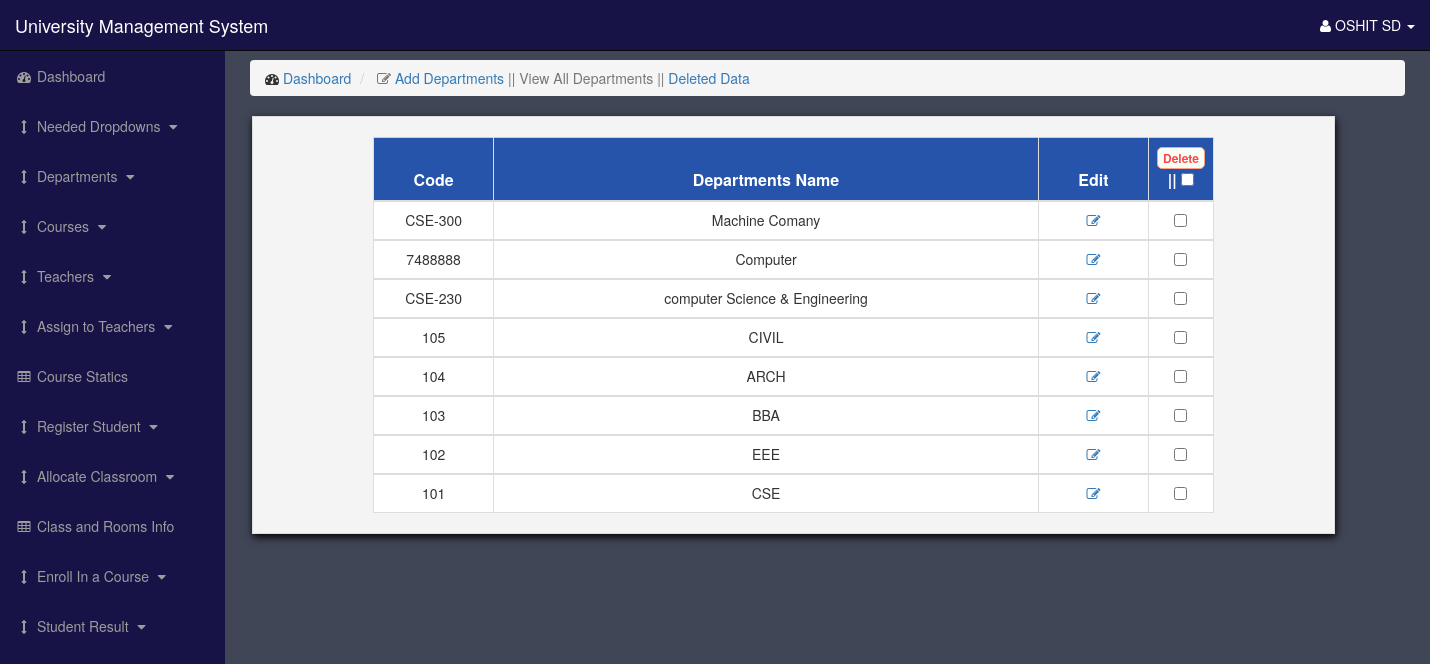
The app's page /admin/Views/Department/showDept.php (signed in) with its own data.
### tables this page shows
CREATE TABLE IF NOT EXISTS `departments` (
`id` int(11) NOT NULL,
  `code` varchar(255) NOT NULL,
  `name` varchar(255) NOT NULL,
  `is_delete` tinyint(4) NOT NULL DEFAULT '0',
  `created_at` datetime NOT NULL,
  `updated_at` datetime NOT NULL,
  `deleted_at` datetime NOT NULL
);

### admin/Src/Department/Department.php (called while the page is built, shortened)
<?php
class Department extends Dbconnect
{
    public function getAllData()
    {
        $db = $this->pdo;
        $query = 'select * from `departments` where is_delete = 0 order by id DESC';
        $stmt = $db->prepare($query);
        $stmt->execute();
        $allData = $stmt->fetchAll();
        return $allData;
    }
}

### admin/Views/Department/showDept.php (the view, shortened to what this page needs)
<!DOCTYPE html>
<html lang="en">
<head>
    <link href="../../css/bootstrap.min.css" rel="stylesheet">
    <link href="../../css/sb-admin.css" rel="stylesheet">
    <link href="../../font-awesome/css/font-awesome.min.css" rel="stylesheet" type="text/css">
</head>
<body>
<div id="wrapper">
    <nav class="navbar navbar-inverse navbar-fixed-top header" role="navigation">
        <div class="navbar-header">
            <a class="navbar-brand" href="../../index.php">University Management System</a>
        </div>
        <ul class="nav navbar-right top-nav">
            <li class="dropdown">
                <a href="#" class="dropdown-toggle" data-toggle="dropdown"><i class="fa fa-user"></i>
                    <?php @session_start(); echo $_SESSION['userid']['name']; ?>
                    <b class="caret"></b></a>
            </li>
        </ul>
        <div class="collapse navbar-collapse navbar-ex1-collapse">
            <ul class="nav navbar-nav side-nav">
                <li>
                    <a href="../../index.php"><i class="fa fa-fw fa-dashboard"></i> Dashboard</a>
                </li>
                <li>
                    <a href="javascript:;" data-toggle="collapse" data-target="#demo00"><i class="fa fa-fw fa-arrows-v"></i> Needed Dropdowns <i class="fa fa-fw fa-caret-down"></i></a>
                </li>
                <li>
                    <a href="javascript:;" data-toggle="collapse" data-target="#demo"><i class="fa fa-fw fa-arrows-v"></i> Departments <i class="fa fa-fw fa-caret-down"></i></a>
                </li>
                <li>
                    <a href="javascript:;" data-toggle="collapse" data-target="#demo1"><i class="fa fa-fw fa-arrows-v"></i> Courses <i class="fa fa-fw fa-caret-down"></i></a>
                </li>
                <li>
                    <a href="javascript:;" data-toggle="collapse" data-target="#demo2"><i class="fa fa-fw fa-arrows-v"></i> Teachers <i class="fa fa-fw fa-caret-down"></i></a>
                </li>
                <li>
                    <a href="javascript:;" data-toggle="collapse" data-target="#demo3"><i class="fa fa-fw fa-arrows-v"></i> Assign to Teachers <i class="fa fa-fw fa-caret-down"></i></a>
                </li>
                <li>
                    <a href="../CourseStatic/ViewCourseStatic.php"><i class="fa fa-fw fa-table"></i> Course Statics </a>
                </li>
                <li>
                    <a href="javascript:;" data-toggle="collapse" data-target="#demo5"><i class="fa fa-fw fa-arrows-v"></i> Register Student <i class="fa fa-fw fa-caret-down"></i></a>
                </li>
                <li>
                    <a href="javascript:;" data-toggle="collapse" data-target="#demo6"><i class="fa fa-fw fa-arrows-v"></i> Allocate Classroom <i class="fa fa-fw fa-caret-down"></i></a>
                </li>
                <li>
                    <a href="../ClassAndRoomsInfo/ClassAndRooms.php"><i class="fa fa-fw fa-table"></i> Class and Rooms Info </a>
                </li>
                <li>
                    <a href="javascript:;" data-toggle="collapse" data-target="#demo8"><i class="fa fa-fw fa-arrows-v"></i> Enroll In a Course <i class="fa fa-fw fa-caret-down"></i></a>
                </li>
                <li>
                    <a href="javascript:;" data-toggle="collapse" data-target="#demo9"><i class="fa fa-fw fa-arrows-v"></i> Student Result <i class="fa fa-fw fa-caret-down"></i></a>
                </li>
            </ul>
        </div>
    </nav>
    <div id="page-wrapper">
        <div class="container-fluid">
            <div class="row">
                <div class="col-lg-12">
                    <ol class="breadcrumb">
                        <li>
                            <i class="fa fa-dashboard"></i>  <a href="../../index.php">Dashboard</a>
                        </li>
                        <li class="active">
                            <i class="fa fa-edit"></i> <a href="department.php">Add Departments</a> || View All Departments || <a href="showAllUndoDept.php">Deleted Data</a>
                        </li>
                    </ol>
                </div>
            </div>
            <?php
            $data = new Department();
            $allDept = $data->getAllData();
            ?>
            <div class="container">
                <div class="row mainBody">
                    <div class="col-md-12">
                        <form action="deleteAll.php" method="post"  onsubmit="return confirm('Do you really want to delete data ?');">
                        <table class="table table-bordered">
                            <br>
                            <thead>
                            <tr>
                                <th class="txt" style="width: 120px;">Code</th>
                                <th class="txt">Departments Name</th>
                                <th class="txt" style="width: 110px;">Edit</th>
                                <th class="txt" style="width: 0px;">
                                 <button type="submit" name="delete" class="btnnnnn btn-xs">Delete</button> ||
                                    <input type="checkbox" id="checkAll"/>
                                </th>
                            </tr>
                            </thead>
                            <?php
                            foreach ($allDept as $data)
                            {
                                ?>
                                <tbody>
                                <tr>
                                    <td class="data"><?php echo $data['code']; ?></td>
                                    <td class="data"><?php echo $data['name']; ?></td>
                                    <td class="data">
                                        <a href="update.php?id=<?php echo $data['id']; ?>"><li class="fa fa-edit size"></li></a>
                                    </td>
                                    <td class="data">
                                        <input type="checkbox" name="chkbox[]"  value="<?php echo $data['id']; ?>"/>
                                    </td>
                                </tr>
                                </tbody>
                                <?php
                            }
                            ?>
                        </table>
                        </form ">
                        <br>
                    </div>
                </div>
            </div><br><br><br>
        </div>
    </div>
</div>
</body>
</html>

### admin/css/sb-admin.css (style rules this page uses)
body { margin-top: 100px; background-color: #414657; }
@media (min-width:768px) { body { margin-top: 50px; } }
#wrapper { padding-left: 0; }
#page-wrapper { width: 100%; padding: 0; background-color:#414657; }
@media (min-width:768px) { #wrapper { padding-left: 225px; } }
@media (min-width:768px) { #page-wrapper { padding: 10px; } }
.top-nav { padding: 0 15px; }
.header { background-color: #181346; }
.top-nav>li { display: inline-block; float: left; }
.top-nav>li>a { padding-top: 15px; padding-bottom: 15px; line-height: 20px; color: #fff; }
@media (min-width:768px) { .side-nav { position: fixed; top: 51px; left: 225px; width: 225px; margin-left: -225px; border: none; border-radius: 0; overflow-y: auto; background-color: #181346; bottom: 0; overflow-x: hidden; padding-bottom: 40px; } }
@media (min-width:768px) { .side-nav>li>a { width: 225px; } }

### admin/Views/Department/showDept.php (style rules this page uses)
.mainBody { margin: auto; width: 95%; margin-left: -13px; box-shadow: 1px 3px 8px #000; border: 1px solid #ddd; background-color:#f4f4f4 ; }
.table { width: 80%; height:auto; margin: auto; border: 1px solid #ccc; }
.txt { font-size: 16px; font-weight: 600; color: #fff; text-align: center; background-color: #2754ab; }
.data { text-align: center; background-color: #fff; }
.btnnnnn { background-color: #f8fff7; color: #ff454a; border: 1px solid #ff9e82; border-radius: 5px; }

### records on screen
departments: code "CSE-300", name "Machine Comany"
departments: code "7488888", name "Computer"
departments: code "CSE-230", name "computer Science & Engineering"
departments: code "105", name "CIVIL"
departments: code "104", name "ARCH"
departments: code "103", name "BBA"
departments: code "102", name "EEE"
departments: code "101", name "CSE"

### other values on screen
$_SESSION['userid']['name'] "OSHIT SD"
